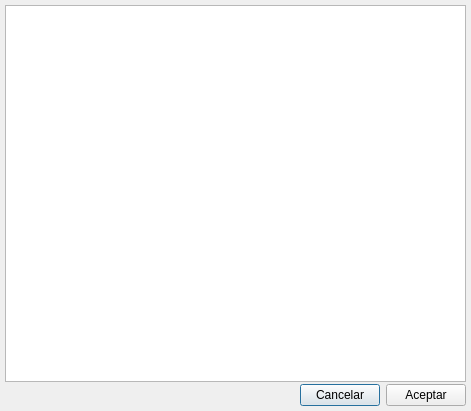
<ui version="4.0" >
 <author>Tomeu Borrás Riera</author>
 <comment></comment>
 <exportmacro></exportmacro>
 <class>ListConfiguracionBase</class>
 <widget class="QDialog" name="ListConfiguracionBase" >
  <property name="geometry" >
   <rect>
    <x>0</x>
    <y>0</y>
    <width>471</width>
    <height>411</height>
   </rect>
  </property>
  <property name="windowTitle" >
   <string>Configuraciones</string>
  </property>
  <property name="windowIcon" >
   <iconset resource="../../bulmages-recursos-graficos.qrc" >:/Genericos32x32/images/pendientes/i_configuracion.xpm</iconset>
  </property>
  <layout class="QVBoxLayout" >
   <property name="margin" >
    <number>5</number>
   </property>
   <property name="spacing" >
    <number>2</number>
   </property>
   <item>
    <widget class="ListConfiguracionSubForm" name="mui_listado" />
   </item>
   <item>
    <layout class="QHBoxLayout" >
     <property name="margin" >
      <number>0</number>
     </property>
     <property name="spacing" >
      <number>6</number>
     </property>
     <item>
      <spacer>
       <property name="orientation" >
        <enum>Qt::Horizontal</enum>
       </property>
       <property name="sizeHint" >
        <size>
         <width>581</width>
         <height>20</height>
        </size>
       </property>
      </spacer>
     </item>
     <item>
      <widget class="QPushButton" name="mui_cancelar" >
       <property name="text" >
        <string>Cancelar</string>
       </property>
      </widget>
     </item>
     <item>
      <widget class="QPushButton" name="mui_aceptar" >
       <property name="text" >
        <string>Aceptar</string>
       </property>
      </widget>
     </item>
    </layout>
   </item>
  </layout>
 </widget>
 <layoutdefault spacing="2" margin="6" />
 <pixmapfunction></pixmapfunction>
 <customwidgets>
  <customwidget>
   <class>ListConfiguracionSubForm</class>
   <extends>QTableWidget</extends>
   <header>listconfiguracionview.h</header>
   <container>0</container>
   <pixmap></pixmap>
  </customwidget>
 </customwidgets>
 <resources>
  <include location="../../bulmages-recursos-graficos.qrc" />
 </resources>
 <connections>
  <connection>
   <sender>mui_cancelar</sender>
   <signal>clicked()</signal>
   <receiver>ListConfiguracionBase</receiver>
   <slot>close()</slot>
   <hints>
    <hint type="sourcelabel" >
     <x>311</x>
     <y>563</y>
    </hint>
    <hint type="destinationlabel" >
     <x>6</x>
     <y>564</y>
    </hint>
   </hints>
  </connection>
 </connections>
</ui>
